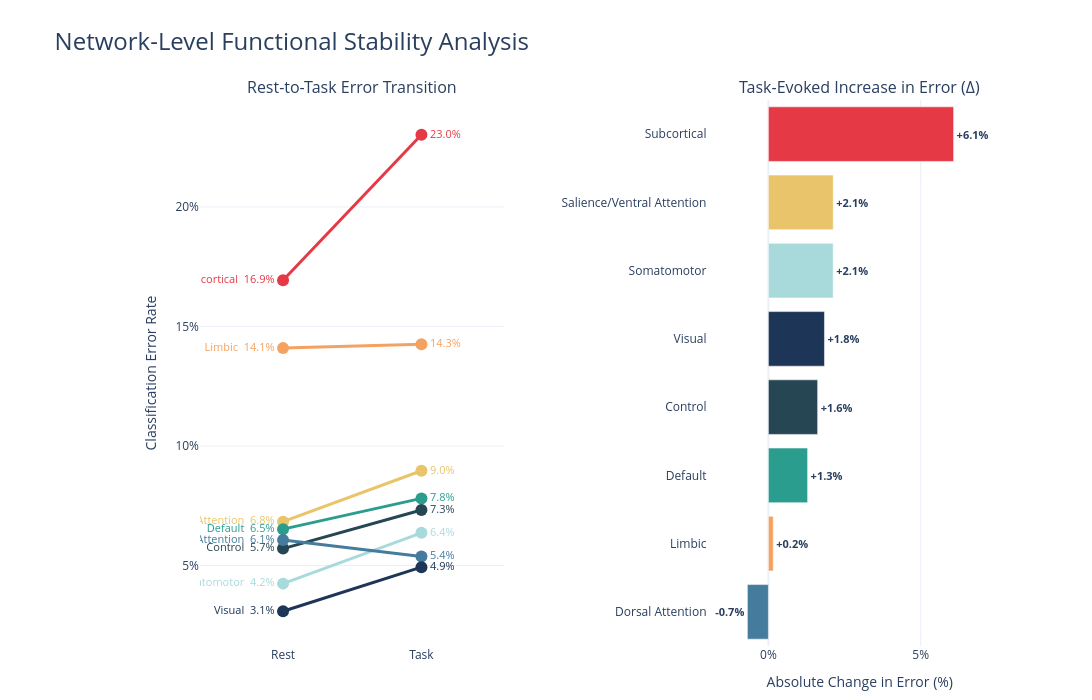

Notebook source saved alongside this figure:
### Code cell
import plotly.graph_objects as go
from plotly.subplots import make_subplots
import pandas as pd

# 1. Create a consistent Color Mapping
# Sorting once to assign colors based on Task_Rate magnitude
df_color_base = network_errors.sort_values('Task_Rate', ascending=False)
palette = ['#E63946', '#F4A261', '#E9C46A', '#2A9D8F', '#264653', '#A8DADC', '#457B9D', '#1D3557']
network_colors = {net: palette[i % len(palette)] for i, net in enumerate(df_color_base['Network'])}

# 2. Setup Subplots
fig = make_subplots(
    rows=1, cols=2, 
    subplot_titles=("Rest-to-Task Error Transition", "Task-Evoked Increase in Error (Δ)"),
    horizontal_spacing=0.25
)

# --- PLOT 1: SLOPE CHART (Left) ---
# Sorting by Task_Rate for the visual flow of lines
slope_df = network_errors.sort_values('Task_Rate', ascending=False)

for _, row in slope_df.iterrows():
    color = network_colors[row['Network']]
    
    fig.add_trace(
        go.Scatter(
            x=['Rest', 'Task'],
            y=[row['Rest_Rate'], row['Task_Rate']],
            mode='lines+markers+text',
            name=row['Network'],
            line=dict(color=color, width=3),
            marker=dict(size=12, color=color),
            # Precise labeling to prevent overlap
            text=[f"{row['Network']}  {row['Rest_Rate']:.1%}", f"{row['Task_Rate']:.1%}"],
            textposition=["middle left", "middle right"],
            textfont=dict(size=11, color=color),
            hovertemplate=f"<b>{row['Network']}</b><br>Rest: {row['Rest_Rate']:.1%}<br>Task: {row['Task_Rate']:.1%}<extra></extra>"
        ),
        row=1, col=1
    )

# --- PLOT 2: DELTA BAR CHART (Right) ---
# Sorting by Delta (magnitude of change)
delta_df = network_errors.sort_values('Delta', ascending=True)
# Retrieve colors from our map to match Plot 1
bar_colors = [network_colors[net] for net in delta_df['Network']]

fig.add_trace(
    go.Bar(
        x=delta_df['Delta'],
        y=delta_df['Network'],
        orientation='h',
        marker_color=bar_colors,
        text=[f"{val:+.1%}" for val in delta_df['Delta']],
        textposition='outside',
        textfont=dict(size=11, weight='bold'),
        hovertemplate="<b>%{y}</b><br>Δ Change: %{x:+.1%}<extra></extra>"
    ),
    row=1, col=2
)

# --- GLOBAL LAYOUT & STYLING ---
fig.update_layout(
    height=700, width=1400, 
    title_text="Network-Level Functional Stability Analysis",
    title_font_size=24,
    template="plotly_white",
    showlegend=False,
    margin=dict(l=200, r=80, t=100, b=50) # Increased left margin for long network names
)

# Formatting Slope Chart Axis
fig.update_xaxes(range=[-0.6, 1.6], showgrid=False, row=1, col=1)
fig.update_yaxes(title_text="Classification Error Rate", tickformat=".0%", row=1, col=1)

# Formatting Bar Chart Axis (Start from -2% as requested)
fig.update_xaxes(
    title_text="Absolute Change in Error (%)", 
    tickformat=".0%", 
    range=[-0.02, 0.08], 
    row=1, col=2
)
fig.update_yaxes(showticklabels=True, row=1, col=2)

fig.show()

### Figure 1 — Plotly figure (JSON) as saved in the notebook; plotly's stock layout.template omitted (floating-point values rounded to 4 significant figures)
{"data": [{"hovertemplate": "<b>Subcortical</b><br>Rest: 16.9%<br>Task: 23.0%<extra></extra>", "line": {"color": "#E63946", "width": 3}, "marker": {"color": "#E63946", "size": 12}, "mode": "lines+markers+text", "name": "Subcortical", "text": ["Subcortical  16.9%", "23.0%"], "textfont": {"color": "#E63946", "size": 11}, "textposition": ["middle left", "middle right"], "type": "scatter", "x": ["Rest", "Task"], "xaxis": "x", "y": [0.1694, 0.2302], "yaxis": "y"}, {"hovertemplate": "<b>Limbic</b><br>Rest: 14.1%<br>Task: 14.3%<extra></extra>", "line": {"color": "#F4A261", "width": 3}, "marker": {"color": "#F4A261", "size": 12}, "mode": "lines+markers+text", "name": "Limbic", "text": ["Limbic  14.1%", "14.3%"], "textfont": {"color": "#F4A261", "size": 11}, "textposition": ["middle left", "middle right"], "type": "scatter", "x": ["Rest", "Task"], "xaxis": "x", "y": [0.1409, 0.1425], "yaxis": "y"}, {"hovertemplate": "<b>Salience/Ventral Attention</b><br>Rest: 6.8%<br>Task: 9.0%<extra></extra>", "line": {"color": "#E9C46A", "width": 3}, "marker": {"color": "#E9C46A", "size": 12}, "mode": "lines+markers+text", "name": "Salience/Ventral Attention", "text": ["Salience/Ventral Attention  6.8%", "9.0%"], "textfont": {"color": "#E9C46A", "size": 11}, "textposition": ["middle left", "middle right"], "type": "scatter", "x": ["Rest", "Task"], "xaxis": "x", "y": [0.06834, 0.08963], "yaxis": "y"}, {"hovertemplate": "<b>Default</b><br>Rest: 6.5%<br>Task: 7.8%<extra></extra>", "line": {"color": "#2A9D8F", "width": 3}, "marker": {"color": "#2A9D8F", "size": 12}, "mode": "lines+markers+text", "name": "Default", "text": ["Default  6.5%", "7.8%"], "textfont": {"color": "#2A9D8F", "size": 11}, "textposition": ["middle left", "middle right"], "type": "scatter", "x": ["Rest", "Task"], "xaxis": "x", "y": [0.0652, 0.07807], "yaxis": "y"}, {"hovertemplate": "<b>Control</b><br>Rest: 5.7%<br>Task: 7.3%<extra></extra>", "line": {"color": "#264653", "width": 3}, "marker": {"color": "#264653", "size": 12}, "mode": "lines+markers+text", "name": "Control", "text": ["Control  5.7%", "7.3%"], "textfont": {"color": "#264653", "size": 11}, "textposition": ["middle left", "middle right"], "type": "scatter", "x": ["Rest", "Task"], "xaxis": "x", "y": [0.05707, 0.07324], "yaxis": "y"}, {"hovertemplate": "<b>Somatomotor</b><br>Rest: 4.2%<br>Task: 6.4%<extra></extra>", "line": {"color": "#A8DADC", "width": 3}, "marker": {"color": "#A8DADC", "size": 12}, "mode": "lines+markers+text", "name": "Somatomotor", "text": ["Somatomotor  4.2%", "6.4%"], "textfont": {"color": "#A8DADC", "size": 11}, "textposition": ["middle left", "middle right"], "type": "scatter", "x": ["Rest", "Task"], "xaxis": "x", "y": [0.04241, 0.06368], "yaxis": "y"}, {"hovertemplate": "<b>Dorsal Attention</b><br>Rest: 6.1%<br>Task: 5.4%<extra></extra>", "line": {"color": "#457B9D", "width": 3}, "marker": {"color": "#457B9D", "size": 12}, "mode": "lines+markers+text", "name": "Dorsal Attention", "text": ["Dorsal Attention  6.1%", "5.4%"], "textfont": {"color": "#457B9D", "size": 11}, "textposition": ["middle left", "middle right"], "type": "scatter", "x": ["Rest", "Task"], "xaxis": "x", "y": [0.06067, 0.05377], "yaxis": "y"}, {"hovertemplate": "<b>Visual</b><br>Rest: 3.1%<br>Task: 4.9%<extra></extra>", "line": {"color": "#1D3557", "width": 3}, "marker": {"color": "#1D3557", "size": 12}, "mode": "lines+markers+text", "name": "Visual", "text": ["Visual  3.1%", "4.9%"], "textfont": {"color": "#1D3557", "size": 11}, "textposition": ["middle left", "middle right"], "type": "scatter", "x": ["Rest", "Task"], "xaxis": "x", "y": [0.03088, 0.04929], "yaxis": "y"}, {"hovertemplate": "<b>%{y}</b><br>Δ Change: %{x:+.1%}<extra></extra>", "marker": {"color": ["#457B9D", "#F4A261", "#2A9D8F", "#264653", "#1D3557", "#A8DADC", "#E9C46A", "#E63946"]}, "orientation": "h", "text": ["-0.7%", "+0.2%", "+1.3%", "+1.6%", "+1.8%", "+2.1%", "+2.1%", "+6.1%"], "textfont": {"size": 11, "weight": "bold"}, "textposition": "outside", "type": "bar", "x": [-0.006899, 0.001594, 0.01287, 0.01617, 0.01842, 0.02127, 0.02129, 0.06083], "xaxis": "x2", "y": ["Dorsal Attention", "Limbic", "Default", "Control", "Visual", "Somatomotor", "Salience/Ventral Attention", "Subcortical"], "yaxis": "y2"}], "layout": {"annotations": [{"font": {"size": 16}, "showarrow": false, "text": "Rest-to-Task Error Transition", "x": 0.1875, "xanchor": "center", "xref": "paper", "y": 1, "yanchor": "bottom", "yref": "paper"}, {"font": {"size": 16}, "showarrow": false, "text": "Task-Evoked Increase in Error (Δ)", "x": 0.8125, "xanchor": "center", "xref": "paper", "y": 1, "yanchor": "bottom", "yref": "paper"}], "height": 700, "margin": {"b": 50, "l": 200, "r": 80, "t": 100}, "showlegend": false, "title": {"font": {"size": 24}, "text": "Network-Level Functional Stability Analysis"}, "width": 1400, "xaxis": {"anchor": "y", "domain": [0, 0.375], "range": [-0.6, 1.6], "showgrid": false}, "xaxis2": {"anchor": "y2", "domain": [0.625, 1], "range": [-0.02, 0.08], "tickformat": ".0%", "title": {"text": "Absolute Change in Error (%)"}}, "yaxis": {"anchor": "x", "domain": [0, 1], "tickformat": ".0%", "title": {"text": "Classification Error Rate"}}, "yaxis2": {"anchor": "x2", "domain": [0, 1], "showticklabels": true}}}
